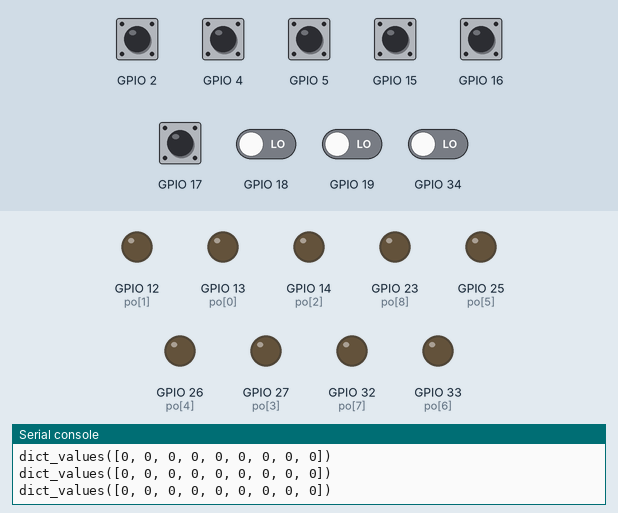
Bench run of a program on a simulated ESP32 board running MicroPython. On the bench: output pins drawn as LEDs (lit = HIGH), the last lines printed to the serial console. The inputs (shaded band) are chosen by the test bench; at power-on: GPIO 2, GPIO 4, GPIO 5, GPIO 15–19, GPIO 34 LOW.

Above: at 1.2 s.
1.3 s: GPIO 2 pulled HIGH for 0.15 s
At 2.0 s:
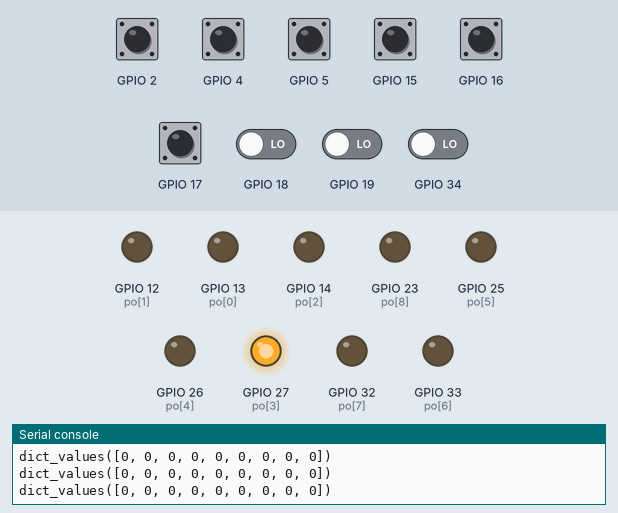
2.9 s: GPIO 4 pulled HIGH for 0.15 s
At 4.1 s:
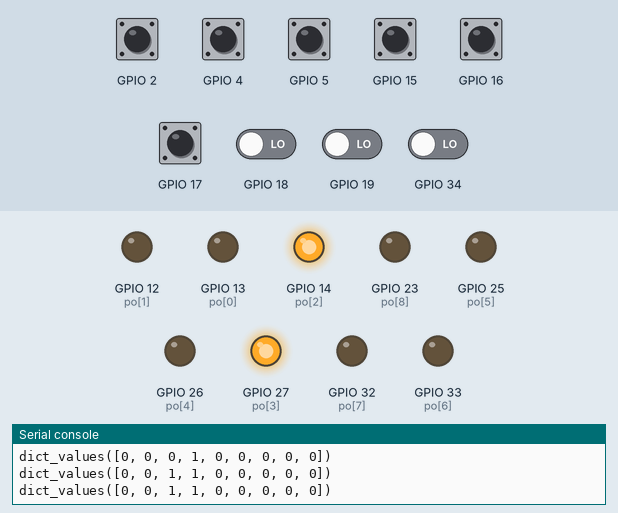
4.5 s: GPIO 5 pulled HIGH for 0.15 s
At 5.7 s:
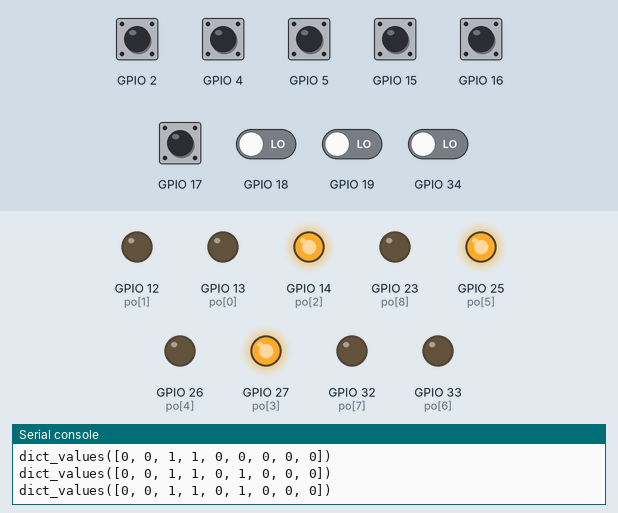
6.1 s: GPIO 15 pulled HIGH for 0.15 s
At 6.8 s:
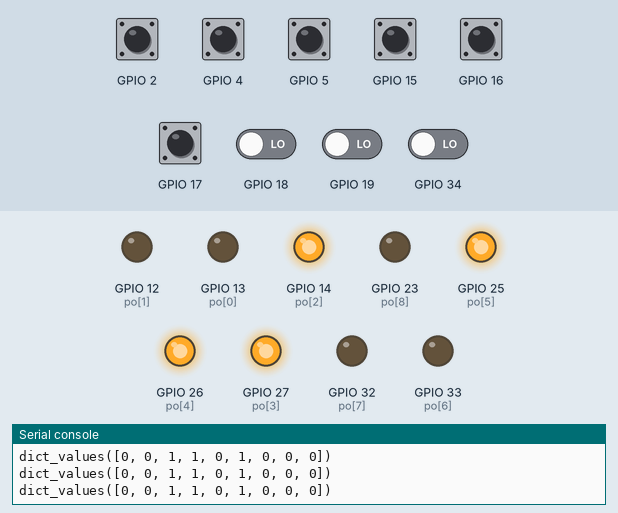
7.7 s: GPIO 16 pulled HIGH for 0.15 s
At 8.9 s:
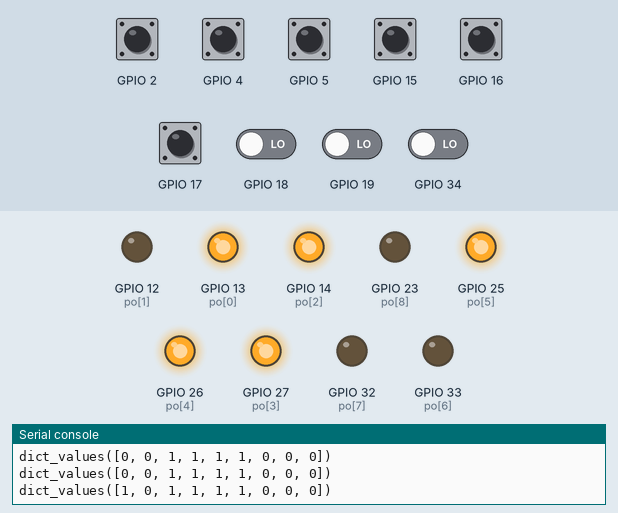
9.3 s: GPIO 17 pulled HIGH for 0.15 s
At 9.7 s:
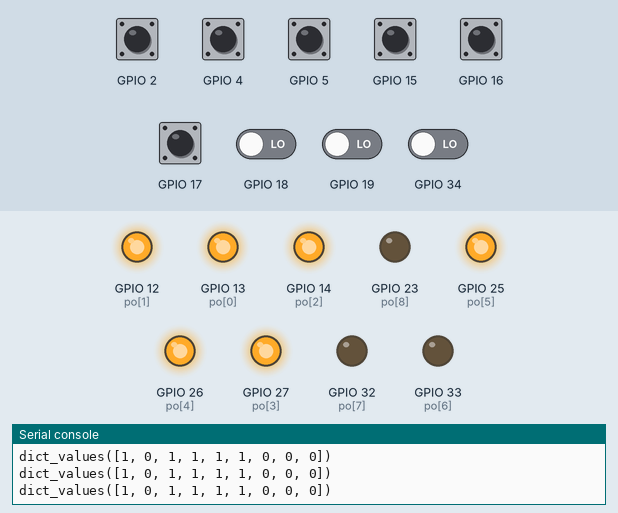
Timing chart, 0 to 11.9 s (numbered marks = the images above; inputs shaded):
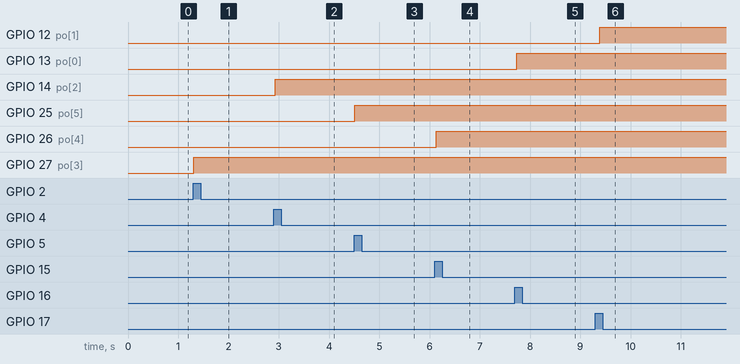

Measured:
- after the input at 1.3 s, GPIO 27 (po[3]): LOW → HIGH at once
- after the input at 2.9 s, GPIO 14 (po[2]): LOW → HIGH at once
- after the input at 4.5 s, GPIO 25 (po[5]): LOW → HIGH at once
- after the input at 6.1 s, GPIO 26 (po[4]): LOW → HIGH at once
- after the input at 7.7 s, GPIO 13 (po[0]): LOW → HIGH at once
- after the input at 9.3 s, GPIO 12 (po[1]): LOW → HIGH after 0.08 s

The program:

main_simple.py
```python
from machine import Pin
from utime import sleep

outputs = [13, 12, 14, 27, 26, 25, 33, 32, 23]
inputs  = [16, 17,  4,  2, 15,  5, 18, 19, 34]

state = {}
for o in outputs:
    state[o] = 0
    Pin(o, Pin.OUT).off()

def update(pin, so):
    if so:
        pin.off()
        return 0
    else:
        pin.on()
        return 1

while True:
    for i, o in zip(inputs, outputs):
        pi = Pin(i, Pin.IN, Pin.PULL_DOWN)
        po = Pin(o, Pin.OUT)

        val = pi.value()
        if val:
            state[o] = update(po, state[o])
            sleep(1)

        sleep(0.01)
    print(state.values())
```
